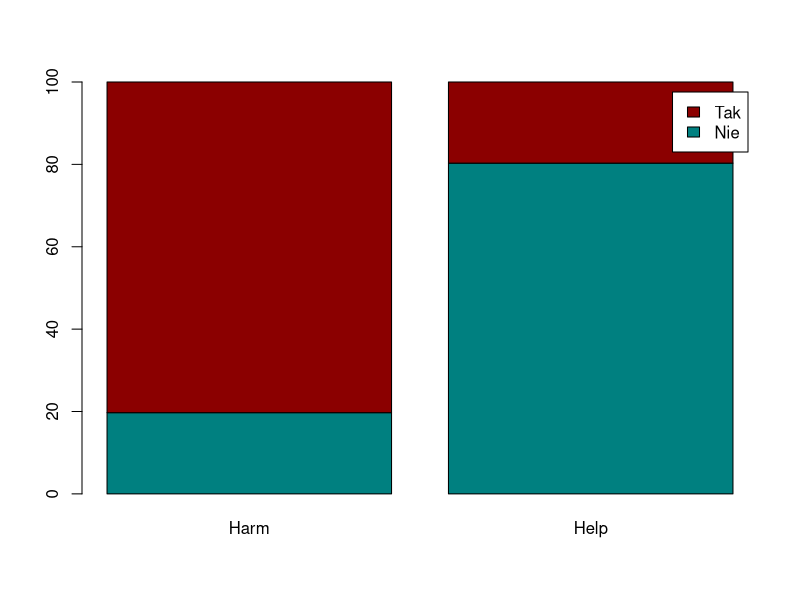

This figure's R source:
##if (warunek){
##  wyrażenie
##} else {} ## else musi być tutaj!!!!


bond <- "Roger Moore"
if (bond == "Pierce Brosnan") {
  print("To jest najlepszy Bond!")
} else{
  print("To nie jest najlepszy Bond")
}



##for (wartość in wektor){ wyrażenie}


aktorzy <- c("Sean Connery", "Robert Downey Jr.", "Bradd Pitt")

for (aktor in aktorzy){
  cat(aktor, "jest świetnym aktorem\n")
}


plec <- c("K","M","K","K","K","M")


##ifelse(warunek, jeślitak, jeślinie)


getwd()
setwd("C://Users//Dominik//Desktop//Dominik//Studia//R")

imods <- read.csv("Dane//imodyfikatory.csv")



umyślnie <- imods[imods$Modyfikator == "Umyślnie",]

xtab <- table(umyślnie$Odpowiedź, umyślnie$Grupa)

prc_xtab <- prop.table(xtab, 2) * 100

barplot(prc_xtab, legend.text = T, col = c("#008080", "darkred"))

prc_xtab


for(i in 1:nrow(imods)){
  print(imods[i,"Płeć"])
}
